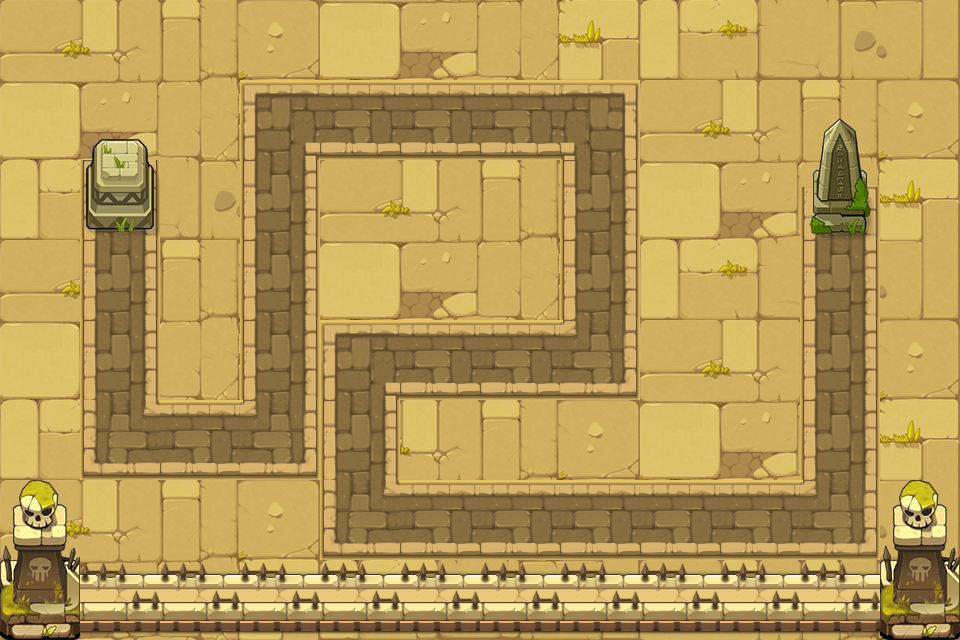

This game map was drawn from its Tiled (.tmx) file and the tilesets committed beside it. A one-line description and the trimmed map source follow:
An orthogonal 12x8 tile map with 80x80 px tiles, 3 tile layers (background, road, object) and 17 objects (P0, P1, P2, P3, P4, ...).

<map version="1.0" tiledversion="1.0.3" orientation="orthogonal" renderorder="right-down" width="12" height="8" tilewidth="80" tileheight="80" nextobjectid="19">
 <tileset firstgid="1" source="chengshi.tsx" />
 <layer name="background" width="12" height="8">
  <data>[96 cells, 96 non-empty, 12 distinct tile ids]</data>
 </layer>
 <layer name="road" width="12" height="8">
  <data>[96 cells, 32 non-empty, 7 distinct tile ids]</data>
 </layer>
 <layer name="object" width="12" height="8">
  <data>[96 cells, 18 non-empty, 7 distinct tile ids]</data>
 </layer>
 <objectgroup name="path" visible="0">
  <object id="1" name="P0" x="120" y="240" />
  <object id="2" name="P1" x="120" y="440" />
  <object id="3" name="P2" x="280" y="440" />
  <object id="4" name="P3" x="280" y="120" />
  <object id="5" name="P4" x="600" y="120" />
  <object id="6" name="P5" x="600" y="360" />
  <object id="7" name="P6" x="360" y="360" />
  <object id="8" name="P7" x="360" y="520" />
  <object id="9" name="P8" x="840" y="520" />
  <object id="10" name="P9" x="840" y="240" />
  <object id="11" name="O0" x="0" y="80" width="80" height="400" />
  <object id="12" name="O1" x="160" y="80" width="80" height="320" />
  <object id="13" name="O2" x="80" y="480" width="240" height="80" />
  <object id="14" name="O3" x="320" y="160" width="240" height="160" />
  <object id="15" name="O4" x="400" y="400" width="240" height="80" />
  <object id="16" name="O5" x="640" y="80" width="160" height="400" />
  <object id="17" name="O6" x="880" y="80" width="80" height="400" />
 </objectgroup>
</map>
